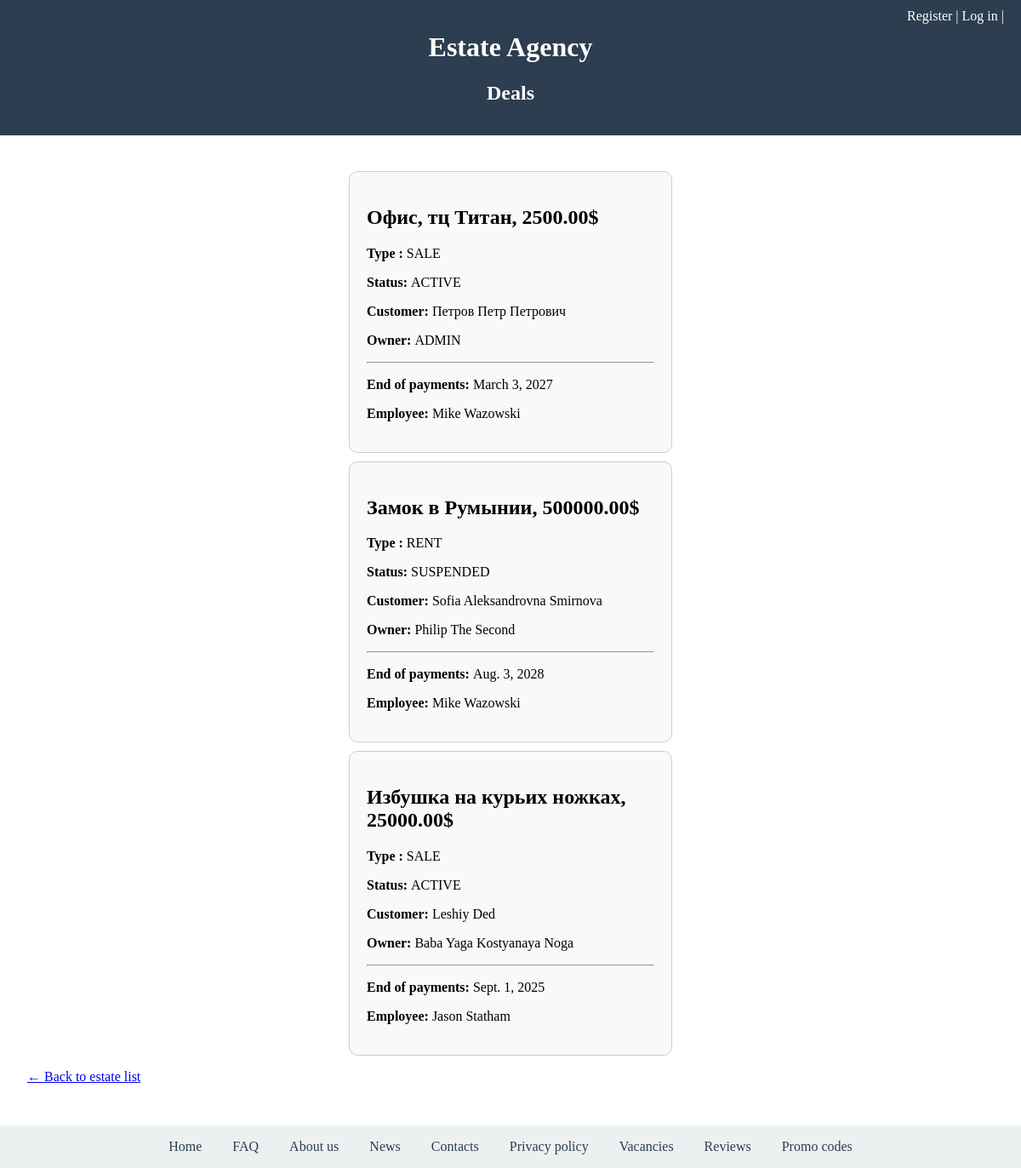
The app's page /estate_agency/deals/ with its own data.
### estate_agency/models.py (models this page shows, shortened)
class Deal(models.Model):
    class DealType(models.TextChoices):
        SALE = "SALE", "Продажа"
        RENT = "RENT", "Аренда"
        EXCHANGE = "EXCHANGE", "Обмен"
    class DealStatus(models.TextChoices):
        DRAFT = "DRAFT", "Черновик"
        ACTIVE = "ACTIVE", "В процессе"
        COMPLETED = "COMPLETED", "Завершена"
        CANCELLED = "CANCELLED", "Отменена"
        SUSPENDED = "SUSPENDED", "Приостановлена"
    deal_type = models.CharField(
        max_length=10,
        choices=DealType.choices,
    )
    status = models.CharField(
        max_length=10,
        choices=DealStatus.choices,
        default=DealStatus.DRAFT,
    )
    realty = models.ForeignKey(
        "Realty",
        on_delete=models.PROTECT,
        related_name="deal_realty",
        help_text="Объект недвижимости"
    )
    customer = models.ForeignKey(
        "Customer",
        on_delete=models.PROTECT,
        related_name="deal_customer",
    )
    employee = models.ForeignKey(
        "Employee",
        on_delete=models.PROTECT,
        related_name="deal_employee",
        null=True
    )
    owner = models.ForeignKey(
        "Owner",
        on_delete=models.PROTECT,
    )
    actual_end_date = models.DateField(
        null=True,
        blank=True,
        verbose_name="End of payment",
        help_text="Фактическая дата завершения платежей"
    )

class Realty(models.Model):
    type = models.ForeignKey("RealtyType", on_delete=models.PROTECT, null=False)
    owner = models.ForeignKey("Owner", on_delete=models.CASCADE, null=False)
    name = models.CharField(
        max_length=100,
        unique=True,
        verbose_name="Realty name",
        help_text="Наименование недвижимости",
        validators=[MinLengthValidator(5)]
    )
    address = models.CharField(
        max_length=100,
        verbose_name="Address",
        help_text="Адрес",
    )
    price = models.DecimalField(
        max_digits=12,
        decimal_places=2,
        validators=[MinValueValidator(Decimal("0.01"))],
        help_text="Цена в валюте"
    )
    area = models.DecimalField(
        max_digits=8,
        decimal_places=2,
        validators=[MinValueValidator(Decimal("0.01"))],
        help_text="Общая площадь в м²"
    )
    built_year = models.PositiveSmallIntegerField(
        blank=True,
        null=True,
        help_text="Год постройки",
        validators=[MinValueValidator(1800),
                    MaxValueValidator(datetime.datetime.now().year)]
    )
    photo = models.ImageField(
        blank=True,
        null=True,
        verbose_name="Realty photo",
        help_text="Фото недвижимости",
        upload_to='realties/'
    )
    is_in_deal = models.BooleanField(
        null=False,
        default=False
    )
    class Meta:
        verbose_name="Realty"
        verbose_name_plural= "Realty"

class Customer(models.Model):
    budget = models.DecimalField(
        max_digits=12,
        decimal_places=2,
        null=True,
        blank=True,
        help_text="Максимальный бюджет клиента"
    )
    is_vip = models.BooleanField(
        default=False,
        verbose_name="VIP клиент"
    )
    notes = models.TextField(
        blank=True,
        help_text="Дополнительная информация о клиенте"
    )
    user = models.OneToOneField("UserProfile", on_delete=models.CASCADE)

class UserProfile(models.Model):
    full_name = models.CharField(
        blank=False,
        null=False,
        verbose_name="Full name",
        help_text="ФИО",
        max_length=80
    )
    phone_number = models.TextField(
        blank=True,
        null=True,
        verbose_name="Phone number",
        help_text="Телефон",
        validators=[phone_num_validator],
    )
    email = models.EmailField(
        blank=True,
        null=True,
        verbose_name="Email",
        help_text="Почта",
    )
    birth_day = models.DateField(
        blank=False,
        null=False,
        verbose_name="Birthday date",
        help_text="Дата рождения",
        validators=[MaxValueValidator(datetime.date.today()),
                    MinValueValidator(datetime.date.today().replace(year=1900))]
    )
    is_customer =models.BooleanField(
        null=False,
        default=False
    )
    is_owner =models.BooleanField(
        null=False,
        default=False
    )
    time_zone = models.CharField(
        max_length=40,
        choices=[(tz, tz) for tz in pytz.common_timezones],
        default="UTC"
    )
    user = models.OneToOneField(settings.AUTH_USER_MODEL, on_delete=models.CASCADE)

class Owner(models.Model):
    rating = models.FloatField(
        default=0.0,
        validators=[MinValueValidator(0.0), MaxValueValidator(10.0)],
        help_text="Рейтинг владельца от 0 до 10"
    )
    notes = models.TextField(
        blank=True,
        null=True,
        help_text="Дополнительная информация о владельце"
    )
    preferred_contact_time = models.CharField(
        max_length=50,
        blank=True,
        help_text="Предпочтительное время связи"
    )
    user = models.OneToOneField("UserProfile", on_delete=models.CASCADE, null=True)

class Employee(models.Model):
    image = models.ImageField(
        blank=True,
        null=True,
        verbose_name="Employee image",
        help_text="Фото сотрудника",
        upload_to='employee_images/'
    )
    work_type = models.ForeignKey("TypeOfWork", on_delete=models.PROTECT, null=True)
    work_experience = models.FloatField(
        null=True,
        blank=True,
        verbose_name="Work experience",
        help_text="Трудовой опыт",
        validators=[MinValueValidator(0),
                    MaxValueValidator(70)]
    )
    user = models.OneToOneField("UserProfile", on_delete=models.CASCADE)

### estate_agency/views.py (the view)
# urls.py: path('deals/', views.deals, name="deals"),
def deals(request):
    deals = Deal.objects.all()
    return render(request, "estate_agency/deals.html",
                  {"deals": deals})

### estate_agency/templates/estate_agency/deals.html (shortened to what this page needs)
{% extends "base.html" %}
{% block site_name %}Deals{% endblock %}
{% block content %}
{% if not deals %}
    <p><div  style="text-decoration: none; color:  #2c3e50; font-size: 30px;">
        No deals provided
    </div></p>
{% else %}
    <div style="width: 400px; margin: 0 auto; gap: 20px;">
        {% for deal in deals %}
        <div style="border: 1px solid #ccc; padding: 20px; border-radius: 10px;
         background-color: #f9f9f9; margin: 10px;">
            <h2>{{deal.realty.name}}, {{deal.realty.price}}$</h2>
            <p><strong>Type : </strong>{{deal.deal_type}}</p>
            <p><strong>Status: </strong>{{deal.status}}</p>
            <p><strong>Customer: </strong>{{deal.customer.user.full_name}}</p>
            <p><strong>Owner: </strong>{{deal.owner.user.full_name}}</p>
            <hr>
            {% if deal.actual_end_date %}
            <p><strong>End of payments: </strong>{{deal.actual_end_date}}</p>
            {% endif %}
            {% if deal.employee %}
            <p><strong>Employee: </strong>{{deal.employee.user.full_name}}</p>
            {% endif %}
        </div>
        {% endfor %}
    </div>
{% endif %}
<p><a href="{% url 'estates-list' %}">← Back to estate list</a></p>
{% endblock %}

### templates/base.html (style rules this page uses)
body { margin: 0; font-family: Arial, sans-serif; display: flex; flex-direction: column; min-height: 100vh; }

### records on screen
Deal: realty.name "Офис, тц Титан", realty.price "2500.00", deal_type "SALE", status "ACTIVE", customer.user.full_name "Петров Петр Петрович", owner.user.full_name "ADMIN", actual_end_date "March 3, 2027", employee.user.full_name "Mike Wazowski"
Deal: realty.name "Замок в Румынии", realty.price "500000.00", deal_type "RENT", status "SUSPENDED", customer.user.full_name "Sofia Aleksandrovna Smirnova", owner.user.full_name "Philip The Second", actual_end_date "Aug. 3, 2028", employee.user.full_name "Mike Wazowski"
Deal: realty.name "Избушка на курьих ножках", realty.price "25000.00", deal_type "SALE", status "ACTIVE", customer.user.full_name "Leshiy Ded", owner.user.full_name "Baba Yaga Kostyanaya Noga", actual_end_date "Sept. 1, 2025", employee.user.full_name "Jason Statham"
